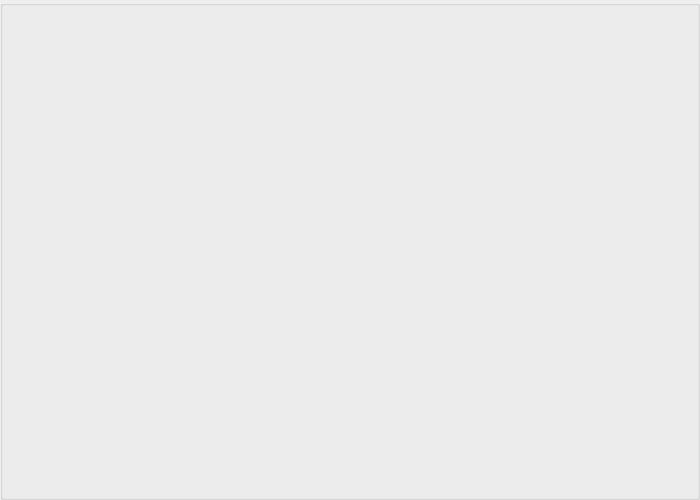
<?xml version="1.0" encoding="UTF-8"?>
<ui version="4.0">
 <class>SuperTabui</class>
 <widget class="QGroupBox" name="SuperTabui">
  <property name="geometry">
   <rect>
    <x>0</x>
    <y>0</y>
    <width>700</width>
    <height>500</height>
   </rect>
  </property>
  <property name="sizePolicy">
   <sizepolicy hsizetype="Minimum" vsizetype="Minimum">
    <horstretch>0</horstretch>
    <verstretch>0</verstretch>
   </sizepolicy>
  </property>
  <property name="minimumSize">
   <size>
    <width>700</width>
    <height>500</height>
   </size>
  </property>
  <property name="windowTitle">
   <string>GroupBox</string>
  </property>
  <layout class="QHBoxLayout" name="horizontalLayout" stretch="385,615">
   <item>
    <layout class="QVBoxLayout" name="Leftlayout"/>
   </item>
   <item>
    <layout class="QVBoxLayout" name="Rightlayout"/>
   </item>
  </layout>
 </widget>
 <resources/>
 <connections/>
</ui>
